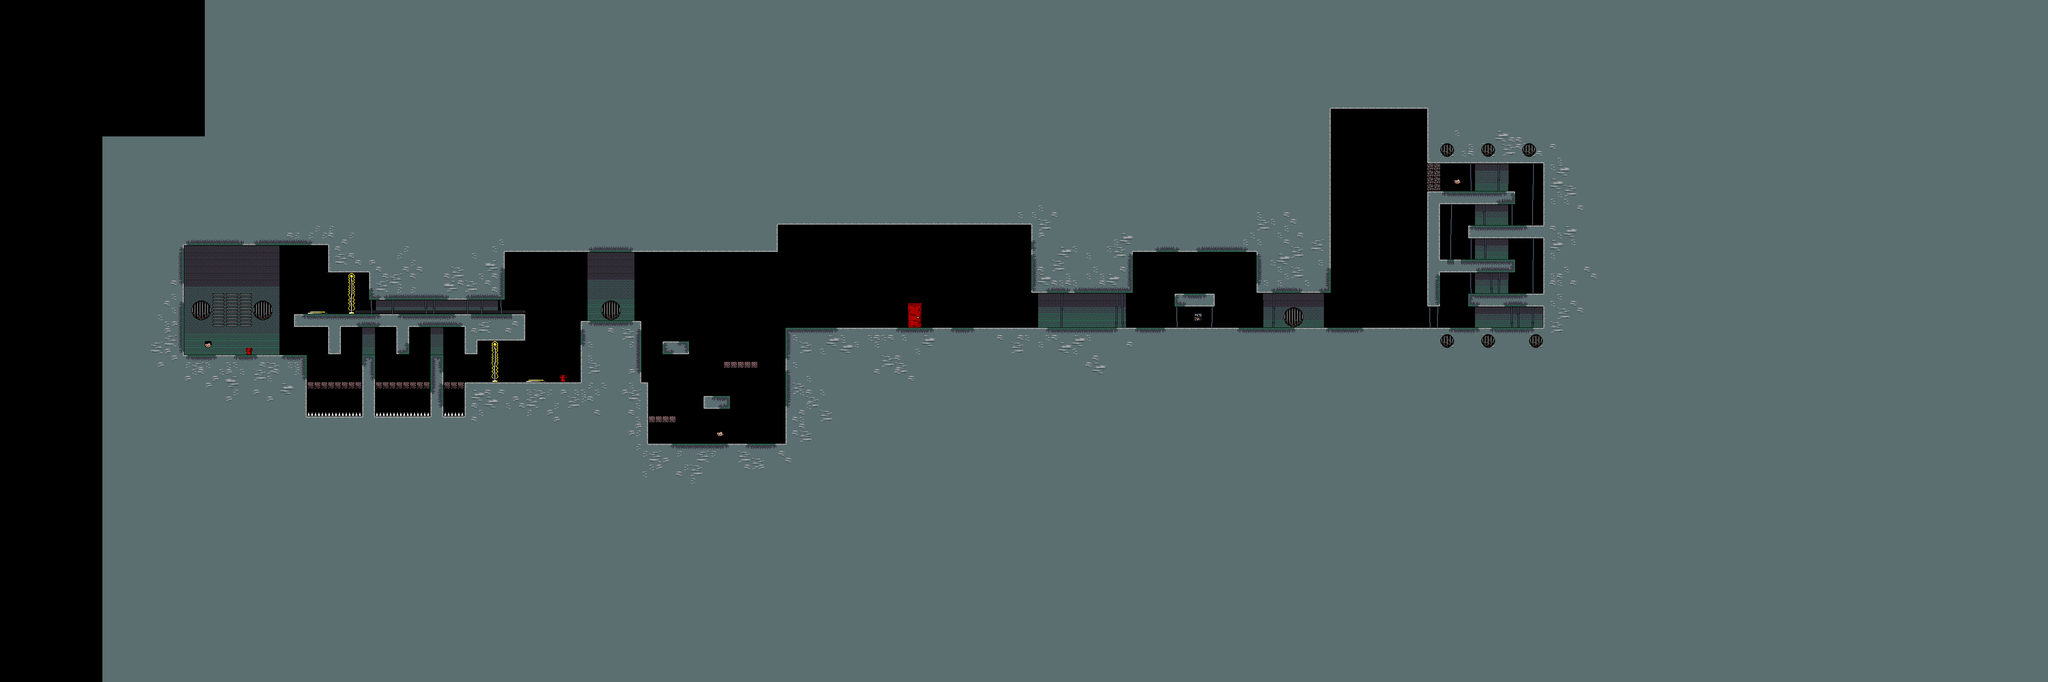

Rendered tile map (Tiled .tmx) drawn with the repository's tilesets; below, a short description and the map source with its tile grids summarised:
An orthogonal 300x100 tile map with 16x16 px tiles, 5 tile layers (04 Background, 05 Above Background, 03 Collision, 02 Foreground, ...).

<map version="1.5" tiledversion="1.7.0" orientation="orthogonal" renderorder="right-down" width="300" height="100" tilewidth="16" tileheight="16" infinite="0" nextlayerid="6" nextobjectid="1">
 <tileset firstgid="1" source="RatkingTileset.tsx" />
 <layer id="4" name="04 Background" width="300" height="100">
  <data>[30000 cells, 532 non-empty, 13 distinct tile ids]</data>
 </layer>
 <layer id="5" name="05 Above Background" width="300" height="100">
  <data>[30000 cells, 552 non-empty, 33 distinct tile ids]</data>
 </layer>
 <layer id="1" name="03 Collision" width="300" height="100">
  <data>[30000 cells, 25140 non-empty, 37 distinct tile ids]</data>
 </layer>
 <layer id="2" name="02 Foreground" width="300" height="100">
  <data>[30000 cells, 844 non-empty, 32 distinct tile ids]</data>
 </layer>
 <layer id="3" name="01 Placeholders" width="300" height="100">
  <data>[30000 cells, 601 non-empty, 55 distinct tile ids]</data>
 </layer>
</map>